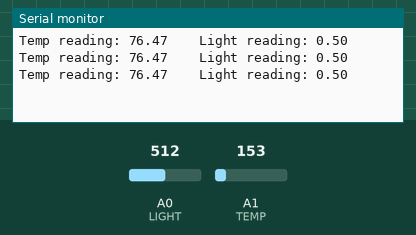
Simulated run of this sketch. Board: Arduino Uno, built with avr-gcc and run on an emulated ATmega328P. Shown: the last lines printed to the serial monitor. The inputs (shaded band) are chosen by the test bench; at power-on: A1 (TEMP) = 153, A0 (LIGHT) = 512.

Above: at 1.3 s.
1.4 s: A1 (TEMP) set to 165
At 1.9 s:
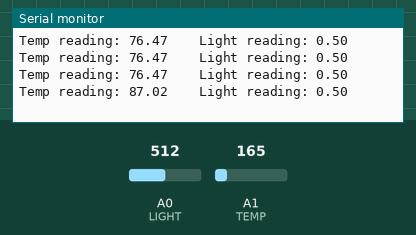
2.9 s: A0 (LIGHT) set to 716
At 3.4 s:
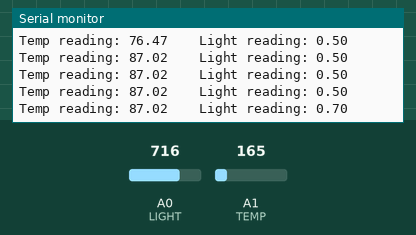
4.4 s: A1 (TEMP) set to 175
At 4.9 s:
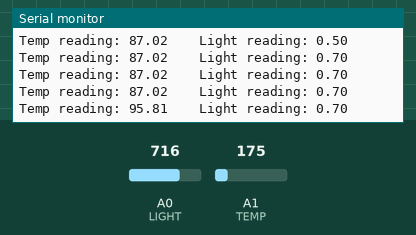
5.9 s: A0 (LIGHT) set to 900
At 6.4 s:
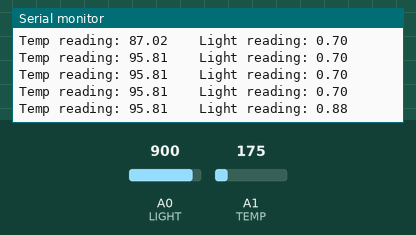
Timing chart, 0 to 8.4 s (numbered marks = the images above; inputs shaded):
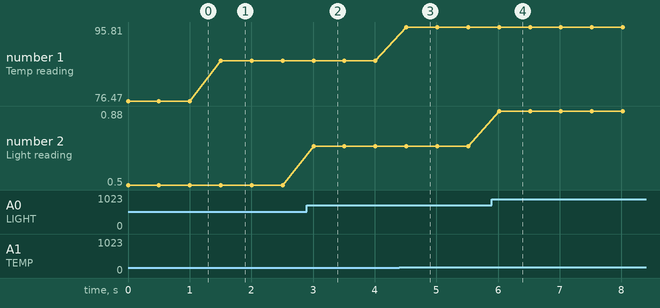

Measured:
- after the input at 1.4 s, the serial monitor: prints a new line after 0.10 s (image 1)
- after the input at 2.9 s, the serial monitor: prints a new line after 0.11 s (image 2)
- after the input at 4.4 s, the serial monitor: prints a new line after 0.11 s (image 3)
- after the input at 5.9 s, the serial monitor: prints a new line after 0.12 s (image 4)
- plotted number 1: 76.47 → 87.02 after the input at 1.4 s, 87.02 → 95.81 after the input at 4.4 s
- plotted number 2: 0.5 → 0.7 after the input at 2.9 s, 0.7 → 0.88 after the input at 5.9 s

The sketch:

TempLight.ino
```cpp
// temperature and light sensors

// TMP36 connected to A1
#define TEMP A1
// photoresistor connected to A0
#define LIGHT A0

void setup() {
  pinMode(TEMP, INPUT);
  pinMode(LIGHT, INPUT);
  Serial.begin(115200);
}

void loop() {
  float voltage = analogRead(TEMP)/1024.0*5.0;
  float tempC = voltage*100.0-50.0;
  float tempF = tempC*9.0/5.0+32.0;
  float light = analogRead(LIGHT)/1024.0;
  Serial.print("Temp reading: ");
  Serial.print(tempF);
  Serial.print("    Light reading: ");
  Serial.println(light);
  delay(500);
}
```
